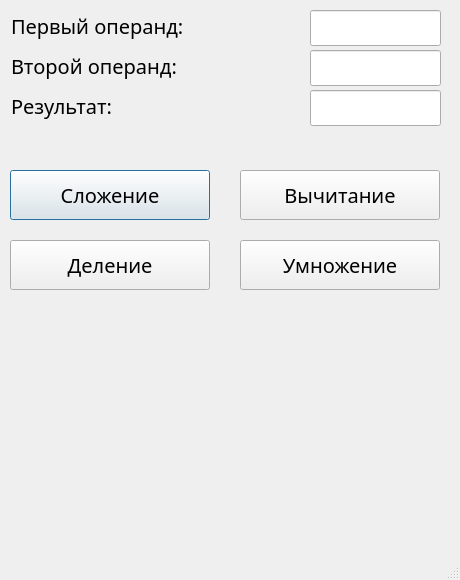
<?xml version="1.0" encoding="UTF-8"?>
<ui version="4.0">
 <class>Calculator</class>
 <widget class="QDialog" name="Calculator">
  <property name="geometry">
   <rect>
    <x>0</x>
    <y>0</y>
    <width>460</width>
    <height>580</height>
   </rect>
  </property>
  <property name="minimumSize">
   <size>
    <width>320</width>
    <height>320</height>
   </size>
  </property>
  <property name="font">
   <font>
    <family>Courier New</family>
    <pointsize>12</pointsize>
   </font>
  </property>
  <property name="windowTitle">
   <string>Калькулятор</string>
  </property>
  <property name="autoFillBackground">
   <bool>true</bool>
  </property>
  <property name="sizeGripEnabled">
   <bool>true</bool>
  </property>
  <widget class="QLabel" name="lbN1">
   <property name="geometry">
    <rect>
     <x>11</x>
     <y>10</y>
     <width>281</width>
     <height>32</height>
    </rect>
   </property>
   <property name="font">
    <font>
     <family>Century Gothic</family>
     <pointsize>15</pointsize>
    </font>
   </property>
   <property name="text">
    <string>Первый операнд: </string>
   </property>
   <property name="textFormat">
    <enum>Qt::PlainText</enum>
   </property>
   <property name="scaledContents">
    <bool>false</bool>
   </property>
  </widget>
  <widget class="QLabel" name="lbN2">
   <property name="geometry">
    <rect>
     <x>11</x>
     <y>50</y>
     <width>281</width>
     <height>32</height>
    </rect>
   </property>
   <property name="font">
    <font>
     <family>Century Gothic</family>
     <pointsize>15</pointsize>
    </font>
   </property>
   <property name="text">
    <string>Второй операнд: </string>
   </property>
  </widget>
  <widget class="QLabel" name="lbRezt">
   <property name="geometry">
    <rect>
     <x>11</x>
     <y>90</y>
     <width>281</width>
     <height>32</height>
    </rect>
   </property>
   <property name="font">
    <font>
     <family>Century Gothic</family>
     <pointsize>15</pointsize>
    </font>
   </property>
   <property name="text">
    <string>Результат: </string>
   </property>
  </widget>
  <widget class="QLineEdit" name="edN1">
   <property name="geometry">
    <rect>
     <x>310</x>
     <y>10</y>
     <width>131</width>
     <height>36</height>
    </rect>
   </property>
   <property name="font">
    <font>
     <family>Century Gothic</family>
     <pointsize>15</pointsize>
    </font>
   </property>
   <property name="readOnly">
    <bool>false</bool>
   </property>
  </widget>
  <widget class="QLineEdit" name="edN2">
   <property name="geometry">
    <rect>
     <x>310</x>
     <y>50</y>
     <width>131</width>
     <height>36</height>
    </rect>
   </property>
   <property name="font">
    <font>
     <family>Century Gothic</family>
     <pointsize>15</pointsize>
    </font>
   </property>
   <property name="readOnly">
    <bool>false</bool>
   </property>
  </widget>
  <widget class="QLineEdit" name="edRezt">
   <property name="geometry">
    <rect>
     <x>310</x>
     <y>90</y>
     <width>131</width>
     <height>36</height>
    </rect>
   </property>
   <property name="font">
    <font>
     <family>Century Gothic</family>
     <pointsize>15</pointsize>
    </font>
   </property>
   <property name="readOnly">
    <bool>true</bool>
   </property>
  </widget>
  <widget class="QPushButton" name="btSum">
   <property name="geometry">
    <rect>
     <x>10</x>
     <y>170</y>
     <width>200</width>
     <height>50</height>
    </rect>
   </property>
   <property name="font">
    <font>
     <family>Century Gothic</family>
     <pointsize>15</pointsize>
    </font>
   </property>
   <property name="text">
    <string>Сложение</string>
   </property>
  </widget>
  <widget class="QPushButton" name="btSub">
   <property name="geometry">
    <rect>
     <x>240</x>
     <y>170</y>
     <width>200</width>
     <height>50</height>
    </rect>
   </property>
   <property name="font">
    <font>
     <family>Century Gothic</family>
     <pointsize>15</pointsize>
    </font>
   </property>
   <property name="text">
    <string>Вычитание</string>
   </property>
  </widget>
  <widget class="QPushButton" name="btDiv">
   <property name="geometry">
    <rect>
     <x>10</x>
     <y>240</y>
     <width>200</width>
     <height>50</height>
    </rect>
   </property>
   <property name="font">
    <font>
     <family>Century Gothic</family>
     <pointsize>15</pointsize>
    </font>
   </property>
   <property name="text">
    <string>Деление</string>
   </property>
  </widget>
  <widget class="QPushButton" name="btMul">
   <property name="geometry">
    <rect>
     <x>240</x>
     <y>240</y>
     <width>200</width>
     <height>50</height>
    </rect>
   </property>
   <property name="font">
    <font>
     <family>Century Gothic</family>
     <pointsize>15</pointsize>
    </font>
   </property>
   <property name="text">
    <string>Умножение</string>
   </property>
  </widget>
 </widget>
 <resources/>
 <connections/>
</ui>
